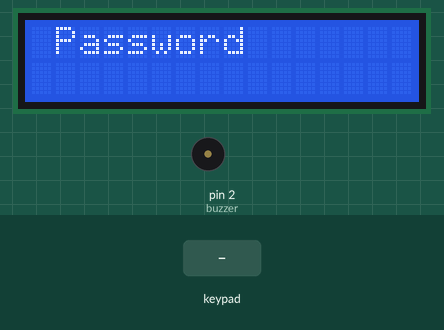
This sketch was run on a simulated Arduino Uno, built with avr-gcc and run on an emulated ATmega328P. On the bench: 16×2 character LCD, buzzer (waves = sounding, pin HIGH). Inputs (shaded band) come from the test bench.

Above: at 3.2 s.
3.3 s: keypad keys 6 5 4 3 # pressed 0.4 s apart
At 5.3 s:
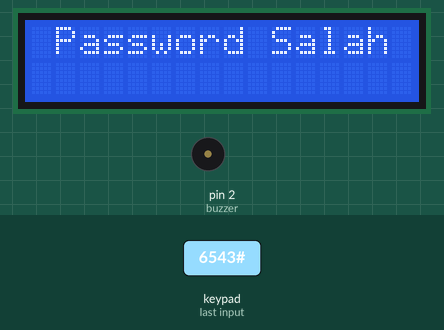
6.8 s: key 'a' pressed
At 8.3 s:
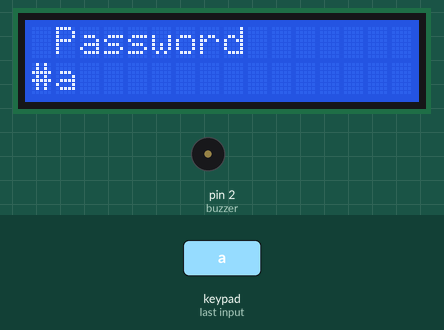
9.2 s: key 'b' pressed
At 10.4 s:
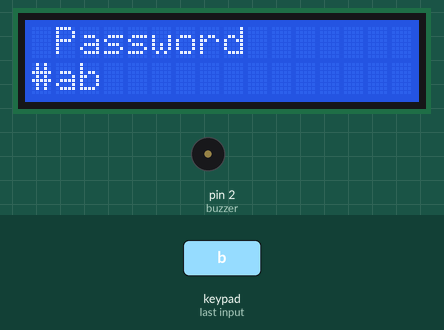
10.7 s: keypad keys 6 5 4 3 * pressed 0.4 s apart
At 14.74 s:
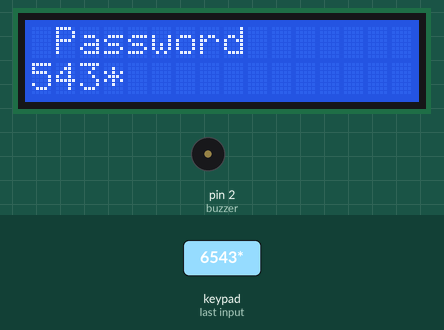
15.7 s: key 'c' pressed
At 18.1 s:
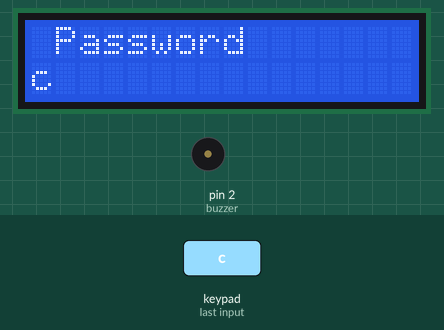
18.7 s: key '#' pressed
At 19.1 s:
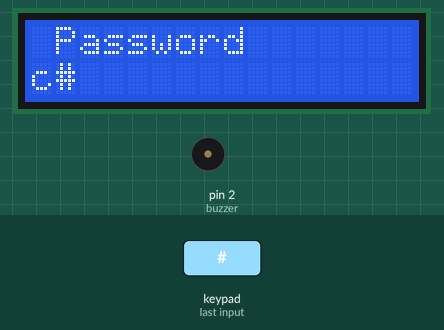
Timing chart, 0 to 21.2 s (numbered marks = the images above; inputs shaded):
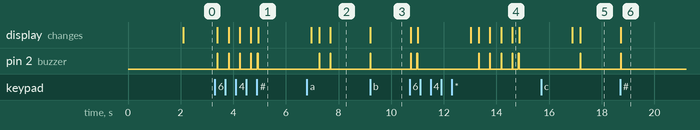

The sketch:

keypad_pintu.ino
```cpp
#include <Keypad.h>
#include <EEPROM.h>
#include <Wire.h>
#include<LiquidCrystal_I2C.h>
LiquidCrystal_I2C lcd(0x27, 16, 2);
#define buzzer 2
#define pintu 3

const byte ROWS = 4;
const byte COLS = 4;
char password[4];
char pass[4],pass1[4];
int i=0;
int j=0;
char keys[ROWS][COLS] = {
{'1','2','3','a'},
{'4','5','6','b'},
{'7','8','9','c'},
{'#','0','*','d'}
};

byte rowPins[ROWS] = {6, 5, 4, 3}; //pin untuk kontrol baris
byte colPins[COLS] = {9, 12, 11, 10}; //pin untuk kontrol kolom
Keypad keypad1 = Keypad( makeKeymap(keys), rowPins, colPins, ROWS, COLS );

void setup()
{
pinMode(buzzer, OUTPUT);
pinMode(pintu, OUTPUT);
setLocked(true);
lcd.begin();
lcd.print(" Kunci ");
lcd.setCursor(0,1);
lcd.print(" Digital ");
delay(2000);
lcd.clear();
lcd.print(" Password ");
lcd.setCursor(0,1);
}

void loop()
{
char key = keypad1.getKey();
if (key == "*" || key == "#")
{
beep();
setLocked(true);
lcd.clear();
lcd.print(" Password ");
lcd.setCursor(0,1);
i=0;
}
if (key)
{
password[i++] = key;
lcd.print(key);
beep();
}

if (i == 4)
{
delay(200);
for(j=0; j<4; j++)
{
pass[j] = EEPROM.read(j);
}
if(!(strncmp(password,pass,4)))
{
lcd.clear();
lcd.print(" Password Benar ");
setLocked(false);
delay(2000);
lcd.clear();
lcd.print(" Password ");
lcd.setCursor(0,1);
i=0;
}
else
{
lcd.clear();
lcd.print(" Password Salah ");
beep();
beep();
delay(2000);
lcd.clear();
lcd.print(" Password ");
lcd.setCursor(0,1);
i=0;
}
}

delay(100);
}

void setLocked(int locked)
{
if (locked)
{
digitalWrite(pintu,LOW);

}
else
{
digitalWrite(pintu,HIGH);
}
}

void beep()
{
digitalWrite(buzzer, HIGH);
delay(20);
digitalWrite(buzzer, LOW);
}
```

Measured:
- after the input at 3.3 s, pin 2 (buzzer): goes 3 × (HIGH 0.02 s, LOW 0.40 s), HIGH 0.02 s, LOW 0.22 s, HIGH 0.04 s, then LOW, starting after 0.10 s; the display: first changes after 0.10 s (image 1 shows a later state)
- after the input at 6.8 s, the display: first differs from a run without the input after 0.88 s (image 2)
- after the input at 9.2 s, pin 2 (buzzer): LOW → HIGH at once, → LOW 0.02 s later; the display: changes at once (image 3)
- after the input at 10.7 s, the display: first changes at once (image 4 shows a later state)
- after the input at 15.7 s, pin 2 (buzzer): LOW → HIGH after 1.5 s, → LOW 0.02 s later; the display: first differs from a run without the input after 1.5 s (image 5)
- after the input at 18.7 s, pin 2 (buzzer): LOW → HIGH at once, → LOW 0.02 s later; the display: changes at once (image 6)
